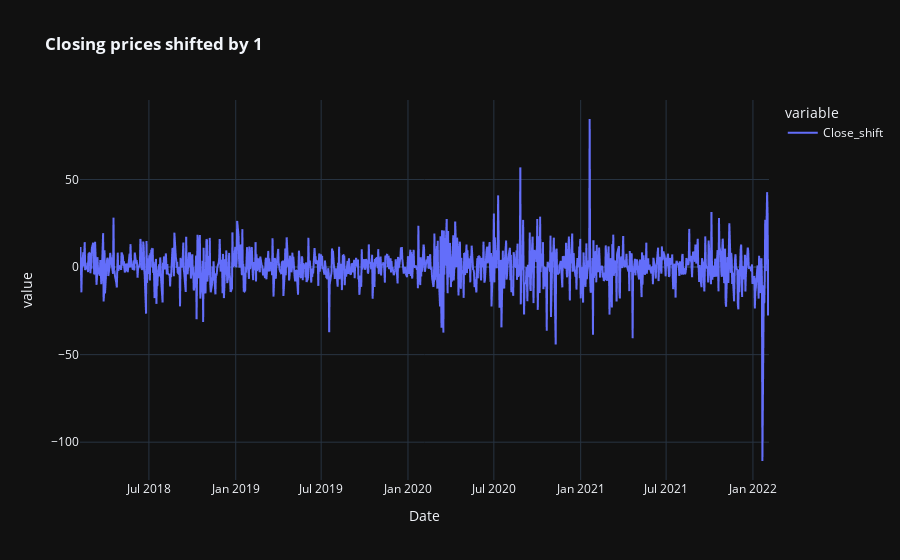

The notebook cell this image was saved under:
### Code cell
px.line(df,df.index,['Close_shift'],title='<b>Closing prices shifted by 1', template="plotly_dark")

### Figure 1 — Plotly figure (JSON) as saved in the notebook; plotly's stock layout.template omitted (floating-point values rounded to 4 significant figures; data arrays with more than 128 entries replaced by an {"elided": "..."} marker saying what was removed)
{"data": [{"hovertemplate": "variable=Close_shift<br>Date=%{x}<br>value=%{y}<extra></extra>", "legendgroup": "Close_shift", "line": {"color": "#636efa", "dash": "solid"}, "marker": {"symbol": "circle"}, "mode": "lines", "name": "Close_shift", "showlegend": true, "type": "scattergl", "x": {"elided": "1045 str values"}, "xaxis": "x", "y": {"elided": "1045 float values"}, "yaxis": "y"}], "layout": {"legend": {"title": {"text": "variable"}, "tracegroupgap": 0}, "title": {"text": "<b>Closing prices shifted by 1"}, "xaxis": {"anchor": "y", "domain": [0, 1], "title": {"text": "Date"}}, "yaxis": {"anchor": "x", "domain": [0, 1], "title": {"text": "value"}}}}
